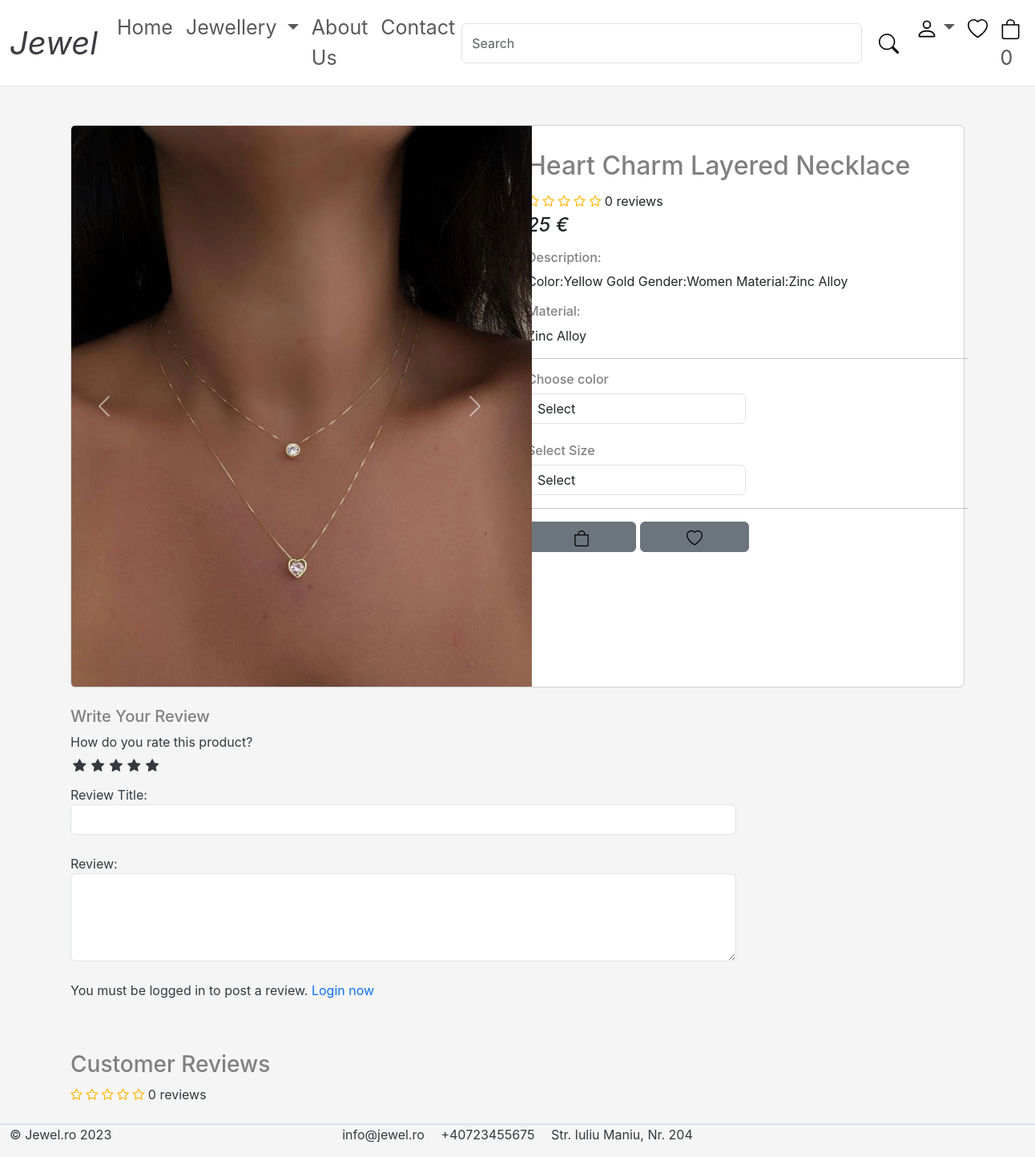
Before: /jewellery/category/necklace/heart-charm-layered-necklace/ with the older database file.
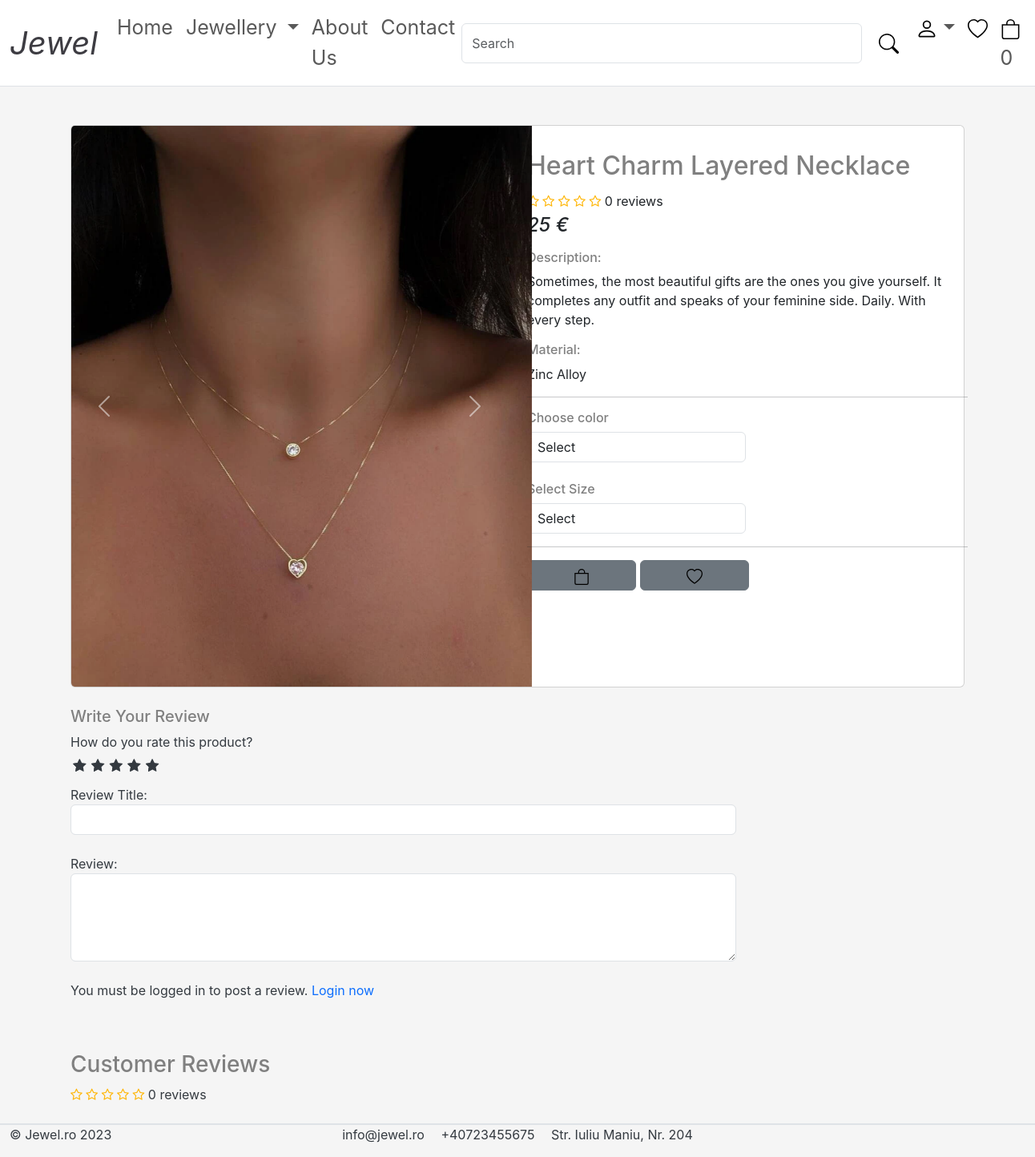
After: the same page with the newer database file.
### product/models.py (models this page shows, shortened)
class Product(models.Model):
    product_name = models.CharField(max_length=200, unique=True)
    slug = models.SlugField(max_length=200, unique=True)
    description = models.TextField(max_length=500, blank=True)
    material = models.CharField(max_length=200, blank=True)
    price = models.IntegerField()
    image1 = models.ImageField(upload_to='img/products')
    image2 = models.ImageField(upload_to='img/products')
    image3 = models.ImageField(upload_to='img/products')
    stock = models.IntegerField()
    is_available = models.BooleanField(default=True)
    category = models.ForeignKey(Category, on_delete=models.CASCADE)
    created_date = models.DateTimeField(auto_now_add=True)
    modified_date = models.DateTimeField(auto_now_add=True)
    def average_review(self):
        reviews = ReviewRating.objects.filter(product=self, status=True).aggregate(average=Avg('rating'))
        avg = 0
        if reviews['average'] is not None:
            avg = float(reviews['average'])
        return avg
    def count_review(self):
        reviews = ReviewRating.objects.filter(product=self, status=True).aggregate(count=Count('id'))
        count = 0
        if reviews['count'] is not None:
            count = int(reviews['count'])
        return count

### product/views.py (the view)
# urls.py: path('category/<slug:category_slug>/<slug:product_slug>/', views.product_detail, name='product-detail'),
def product_detail(request, category_slug, product_slug):
    try:
        single_product = Product.objects.get(category__slug=category_slug, slug=product_slug)
        in_cart = CartItem.objects.filter(cart__cart_id=_cart_id(request), product=single_product).exists()
    except Exception as e:
        raise e
    reviews = ReviewRating.objects.filter(product_id=single_product.id, status=True)
    context = {
        'single_product': single_product,
        'in_cart': in_cart,
        'reviews': reviews,
    }
    return render(request, 'product/product_detail.html', context)

### templates/product/product_detail.html (shortened to what this page needs)
{% extends 'base.html' %}
{% load static %}
{% block content %}
    <br><br>
    <section class="section-content padding-y bg">
        <div class="container" style="width: 1200px;">
            <div class="card">
                <div class="row no-gutters">
                    <aside class="col-md-6">
                        <article class="gallery-wrap">
                            <div class="img-big-wrap">
                                <div id="carouselExample" class="carousel slide">
                                    <div class="carousel-inner"
                                         style=" width: 575px; height: 700px; border-bottom-left-radius: 0.7%; border-top-left-radius: 0.7%;">
                                        <div class="carousel-item active">
                                            <img src="{{ single_product.image1.url }}" class="d-block w-100"
                                                 alt="...">
                                        </div>
                                    </div>
                                    <button class="carousel-control-prev" type="button"
                                            data-bs-target="#carouselExample"
                                            data-bs-slide="prev">
                                        <span class="carousel-control-prev-icon" aria-hidden="true"></span>
                                    </button>
                                    <button class="carousel-control-next" type="button"
                                            data-bs-target="#carouselExample"
                                            data-bs-slide="next">
                                        <span class="carousel-control-next-icon" aria-hidden="true"></span>
                                    </button>
                                </div>
                            </div>
                        </article>
                    </aside>
                    <main class="col-md-6 border-left">
                        <form action="{% url 'add-cart' single_product.id %}" method="POST">
                            <article class="content-body">
                                <h2 class="title title-product-description mt-3">{{ single_product.product_name }}</h2>
                                <div class="rating-star mb-1">
                                    <span>
                                        <i class="fa fa-star{% if single_product.average_review < 0.5 %}-o{% elif single_product.average_review >= 0.5 and single_product.average_review < 1 %}-half-o {% endif %}"
                                           aria-hidden="true"></i>
                                        <i class="fa fa-star{% if single_product.average_review < 1.5 %}-o{% elif single_product.average_review >= 1.5 and single_product.average_review < 2 %}-half-o {% endif %}"
                                           aria-hidden="true"></i>
                                        <i class="fa fa-star{% if single_product.average_review < 2.5 %}-o{% elif single_product.average_review >= 2.5 and single_product.average_review < 3 %}-half-o {% endif %}"
                                           aria-hidden="true"></i>
                                        <i class="fa fa-star{% if single_product.average_review < 3.5 %}-o{% elif single_product.average_review >= 3.5 and single_product.average_review < 4 %}-half-o {% endif %}"
                                           aria-hidden="true"></i>
                                        <i class="fa fa-star{% if single_product.average_review < 4.5 %}-o{% elif single_product.average_review >= 4.5 and single_product.average_review < 4 %}-half-o {% endif %}"
                                           aria-hidden="true"></i>
                                        <span>{{ single_product.count_review }} reviews</span>
                                    </span>
                                </div>
                                <div class="mb-3">
                                    <var class="price h4">{{ single_product.price }} €</var>
                                </div>
                                <div class="mb-3 ">
                                    <h6>Description: </h6>
                                    <p class="description">{{ single_product.description }}</p>
                                    <h6>Material: </h6>
                                    <p>{{ single_product.material }}</p>
                                </div>
                                <hr>
                                <div class="row">
                                    <div class="item-option-select">
                                        <h6>Choose color</h6>
                                        <select name="color" class="form-control w-50" required>
                                            <option value="" disabled selected>Select</option>
                                        </select>
                                    </div>
                                </div>
                                <br>
                                <div class="row">
                                    <div class="item-option-select">
                                        <h6>Select Size</h6>
                                        <select name="size" class="form-control w-50">
                                            <option value="" disabled selected>Select</option>
                                        </select>
                                    </div>
                                </div>
                                <hr>
                                {% if single_product.stock <= 0 %}
                                    <h5 class="text-danger">Out of Stock</h5>
                                {% else %}
                                    <button type="submit" class="btn btn-secondary w-25">  <img
                                            src="{% static "images/bag.svg" %}"
                                            class="btn-add" alt="image"></button>
                                {% endif %}
                                <a href="{% url 'add_wishlist' single_product.id %}"
                                   class="btn btn-secondary w-25">  <img
                                        src="{% static "images/heart.svg" %}"
                                        class="btn-add" alt="image"></a>
                            </article>
                        </form>
                    </main>
                </div>
            </div>
            <br>
            <div class="row">
                <div class="col-md-9">
                    <form action="{% url 'submit_review' single_product.id %}" method="POST">
                        <h5>Write Your Review</h5>
                        <div>
                            <label>How do you rate this product?</label>
                            <br>
                            <div class="rate">
                                <input type="radio" name="rating" id="rating10" value="5" required/><label
                                    for="rating10" title="5"></label>
                                <input type="radio" name="rating" id="rating8" value="4" required/><label for="rating8"
                                                                                                          title="4"></label>
                                <input type="radio" name="rating" id="rating6" value="3" required/><label for="rating6"
                                                                                                          title="3"></label>
                                <input type="radio" name="rating" id="rating4" value="2" required/><label for="rating4"
                                                                                                          title="2"></label>
                                <input type="radio" name="rating" id="rating2" value="1" required/><label for="rating2"
                                                                                                          title="1"></label>
                            </div>
                            <br>
                            Review Title:
                            <input type="text" class="form-control" name="subject">
                            <br>
                            Review:
                            <textarea class="form-control" name="review" rows="4"></textarea>
                            <br>
                            {% if user.is_authenticated %}
                                <input type="submit" value="Submit Review" class="btn btn-dark w-25">
                            {% else %}
                                <p>You must be logged in to post a review. <span> <a
                                        href="{% url 'login' %}">Login now</a></span></p>
                            {% endif %}
                        </div>
                        <br>
                    </form>
                    <br>
                    <header class="section-heading">
                        <h3>Customer Reviews </h3>
                        <div class="rating-star mb-4">
                            <span>
                                <i class="fa fa-star{% if single_product.average_review < 0.5 %}-o{% elif single_product.average_review >= 0.5 and single_product.average_review < 1 %}-half-o {% endif %}"
                                   aria-hidden="true"></i>
                                <i class="fa fa-star{% if single_product.average_review < 1.5 %}-o{% elif single_product.average_review >= 1.5 and single_product.average_review < 2 %}-half-o {% endif %}"
                                   aria-hidden="true"></i>
                                <i class="fa fa-star{% if single_product.average_review < 2.5 %}-o{% elif single_product.average_review >= 2.5 and single_product.average_review < 3 %}-half-o {% endif %}"
                                   aria-hidden="true"></i>
                                <i class="fa fa-star{% if single_product.average_review < 3.5 %}-o{% elif single_product.average_review >= 3.5 and single_product.average_review < 4 %}-half-o {% endif %}"
                                   aria-hidden="true"></i>
                                <i class="fa fa-star{% if single_product.average_review < 4.5 %}-o{% elif single_product.average_review >= 4.5 and single_product.average_review < 4 %}-half-o {% endif %}"
                                   aria-hidden="true"></i>
                                <span>{{ single_product.count_review }} reviews</span>
                            </span>
                        </div>
                    </header>
                </div>
            </div>
        </div>
    </section>
{% endblock %}

### templates/base.html (shortened to what this page needs)
{% load static %}
<!DOCTYPE html>
<html lang="en">
<head>
    <link href="https://cdn.jsdelivr.net/npm/bootstrap@5.3.0-alpha1/dist/css/bootstrap.min.css" rel="stylesheet"
>
    <link rel="stylesheet" href="{% static 'css/my_style.css' %}">
    <link rel="stylesheet" href="{% static 'css/custom.css' %}">
    <link rel="stylesheet" href="https://cdnjs.cloudflare.com/ajax/libs/font-awesome/4.7.0/css/font-awesome.min.css">
</head>
<body>
{% include 'navbar.html' %}
{% block content %}
{% endblock %}
<footer class="section-footer border-top">
    <div class="container-fluid">
        <section class="footer-bottom border-top row">
            <div class="col-md-2">
                <p class="text"> &copy Jewel.ro 2023 </p>
            </div>
            <div class="col-md-8 text-md-center">
                <span class="px-2">info@jewel.ro</span>
                <span class="px-2">+40723455675</span>
                <span class="px-2">Str. Iuliu Maniu, Nr. 204</span>
            </div>
        </section>
    </div>
</footer>
</body>
</html>

### templates/navbar.html (shortened to what this page needs)
{% load static %}
<nav class="navbar navbar-expand-lg border-bottom" style="background-color: white;">
    <div class="container-fluid">
        <a class="navbar-brand fst-italic" href="{% url 'homepage' %}">Jewel</a>
        <div class="collapse navbar-collapse" id="navbarSupportedContent">
            <ul class="navbar-nav me-auto mb-2 mb-lg-0">
                <li class="nav-item">
                    <a class="nav-link" aria-current="page" href="{% url 'homepage' %}">Home</a>
                </li>
                <li class="nav-item dropdown">
                    <a class="nav-link dropdown-toggle" href="#" role="button" data-bs-toggle="dropdown"
                       aria-expanded="false">
                        Jewellery
                    </a>
                </li>
                <li class="nav-item">
                    <a class="nav-link" aria-current="page" href="#">About Us</a>
                </li>
                <li class="nav-item">
                    <a class="nav-link" aria-current="page" href="#">Contact</a>
                </li>
            </ul>
            <form action="{% url 'search' %}" class="d-flex" role="search" method="GET">
                <input class="search form-control me-2" type="search" placeholder="Search" aria-label="Search"
                       name="keyword">
                <button class="btn" type="submit"><img class="btn-nav-image" src="{% static "images/search.svg" %}"
                                                       alt="..."></button>
            </form>
        </div>
        <ul class="navbar-nav me-auto mb-2 mb-lg-0">
            <li class="nav-item dropdown">
                <a class="nav-link dropdown-toggle" href="#" role="button" data-bs-toggle="dropdown"
                   aria-expanded="false">
                    <img class="btn-nav-person" src="{% static "images/person.svg" %}" alt="..."></a>
            </li>
            <li class="nav-item">
                <a class="nav-link" aria-current="page" href="{% url 'wishlist' %}"><img class="btn-nav-image"
                                                                                         src="{% static "images/heart.svg" %}"
                                                                                         alt="...">{{ wishlist_count }}</a>
            </li>
            <li class="nav-item">
                <a class="nav-link" aria-current="page" href="{% url 'cart' %}"><img class="btn-nav-image"
                                                                                     src="{% static "images/bag.svg" %}"
                                                                                     alt="...">{{ cart_count }}</a>
        </ul>
    </div>
</nav>

Changed rows visible on the page:
changed Product "Heart Charm Layered Necklace": description "Color:Yellow Gold Gender:Women Material:Zinc Alloy" → "Sometimes, the most beautiful gifts are the ones you give yourself. It completes any outfit and speaks of your feminine side. Daily. With every step."
